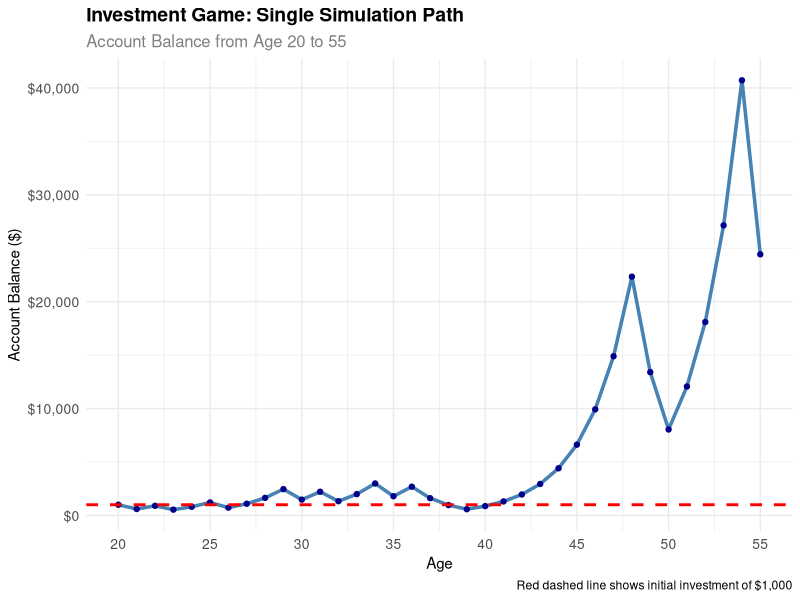
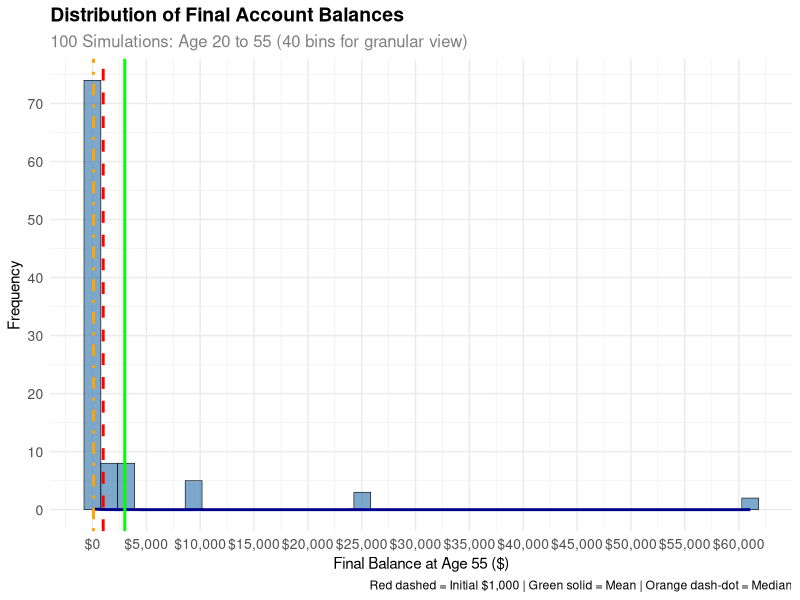
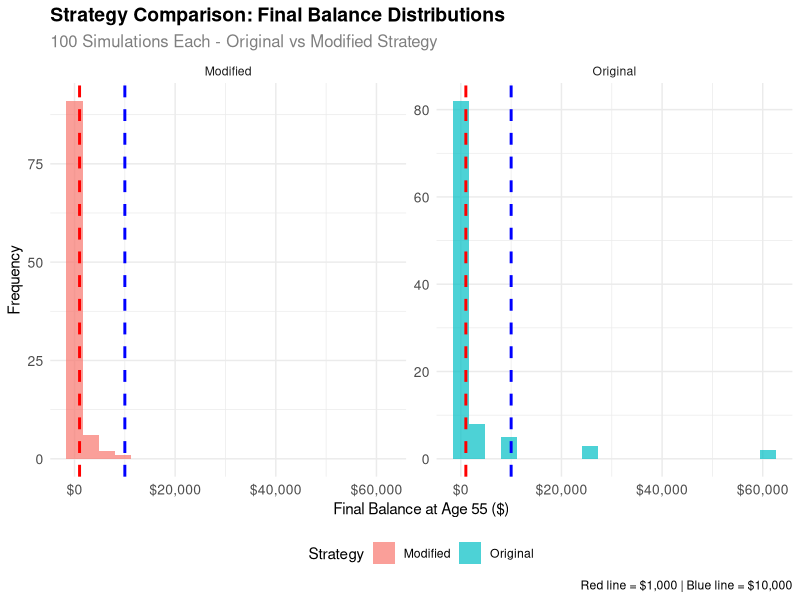

Write R code to recreate these figures, in order.
## ---- chunk 1
#| label: expected-value
#| echo: false

# Parameters for the original game
initial_balance <- 1000
heads_multiplier <- 1.5  # +50% gain
tails_multiplier <- 0.6  # -40% loss
probability_heads <- 0.5

# Calculate possible outcomes after 1 coin flip
heads_outcome <- initial_balance * heads_multiplier
tails_outcome <- initial_balance * tails_multiplier

# Calculate expected value
expected_value <- probability_heads * heads_outcome + (1 - probability_heads) * tails_outcome

# Display results
cat("Expected Value Analysis (1 coin flip):\n")
cat("=====================================\n")
cat("Initial balance: $", initial_balance, "\n", sep = "")
cat("Heads outcome (50% gain): $", heads_outcome, "\n", sep = "")
cat("Tails outcome (40% loss): $", tails_outcome, "\n", sep = "")
cat("Probability of heads: ", probability_heads, "\n", sep = "")
cat("Probability of tails: ", 1 - probability_heads, "\n", sep = "")
cat("\nExpected Value = P(Heads) × Heads_Outcome + P(Tails) × Tails_Outcome\n")
cat("Expected Value = ", probability_heads, " × $", heads_outcome, " + ", 1 - probability_heads, " × $", tails_outcome, "\n", sep = "")
cat("Expected Value = $", expected_value, "\n", sep = "")
cat("\nAnswer: The expected value after 1 coin flip is $", expected_value, "\n", sep = "")
## ---- chunk 2
#| label: expectation-reality
#| echo: false

# Use the same parameters from Question 1
initial_balance <- 1000
expected_value <- 1050  # From previous calculation

# Calculate the difference from initial balance
expected_difference <- expected_value - initial_balance
expected_return_percent <- (expected_difference / initial_balance) * 100

# Analysis
cat("Expectation vs. Reality Analysis:\n")
cat("===============================\n")
cat("Initial balance: $", initial_balance, "\n", sep = "")
cat("Expected value after 1 flip: $", expected_value, "\n", sep = "")
cat("Expected difference: $", expected_difference, "\n", sep = "")
cat("Expected return: ", expected_return_percent, "%\n", sep = "")
cat("\n")

# Determine if positive or negative
if (expected_difference > 0) {
  cat("✓ The expected value is POSITIVE\n")
  cat("✓ You expect your account to be worth MORE than $1,000\n")
  cat("✓ Expected gain: $", expected_difference, " (", expected_return_percent, "%)\n", sep = "")
} else if (expected_difference < 0) {
  cat("✗ The expected value is NEGATIVE\n")
  cat("✗ You expect your account to be worth LESS than $1,000\n")
  cat("✗ Expected loss: $", abs(expected_difference), " (", abs(expected_return_percent), "%)\n", sep = "")
} else {
  cat("= The expected value is ZERO\n")
  cat("= You expect your account to be worth the SAME as $1,000\n")
}

cat("\nKey Insight:\n")
cat("The positive expected value suggests this game is theoretically favorable.\n")
cat("However, this is just the average outcome - your actual result could be very different!\n")
## ---- chunk 3
#| label: single-simulation
#| echo: false

# Set seed for reproducibility
set.seed(123)

# Parameters
initial_balance <- 1000
heads_multiplier <- 1.5  # +50% gain
tails_multiplier <- 0.6  # -40% loss
n_years <- 35  # Assuming you start at age 20, play until 55

# Function to simulate one complete game
simulate_investment_game <- function(initial, years, heads_mult, tails_mult) {
  balance <- initial
  balance_history <- numeric(years + 1)
  balance_history[1] <- initial
  
  for (year in 1:years) {
    # Flip coin (1 = heads, 0 = tails)
    coin_flip <- rbinom(1, 1, 0.5)
    
    if (coin_flip == 1) {
      # Heads: gain 50%
      balance <- balance * heads_mult
    } else {
      # Tails: lose 40%
      balance <- balance * tails_mult
    }
    
    balance_history[year + 1] <- balance
  }
  
  return(balance_history)
}

# Run single simulation
simulation_result <- simulate_investment_game(initial_balance, n_years, heads_multiplier, tails_multiplier)

# Create data frame for plotting
simulation_data <- data.frame(
  year = 0:n_years,
  age = 20:(20 + n_years),
  balance = simulation_result
)

# Display key results
cat("Single Simulation Results:\n")
cat("========================\n")
cat("Initial balance (age 20): $", initial_balance, "\n", sep = "")
cat("Final balance (age 55): $", round(simulation_result[length(simulation_result)], 2), "\n", sep = "")
cat("Total return: $", round(simulation_result[length(simulation_result)] - initial_balance, 2), "\n", sep = "")
cat("Total return %: ", round(((simulation_result[length(simulation_result)] / initial_balance) - 1) * 100, 2), "%\n", sep = "")
cat("Maximum balance reached: $", round(max(simulation_result), 2), "\n", sep = "")
cat("Minimum balance reached: $", round(min(simulation_result), 2), "\n", sep = "")

# Create the plot
library(ggplot2)

ggplot(simulation_data, aes(x = age, y = balance)) +
  geom_line(color = "steelblue", linewidth = 1.2) +
  geom_point(color = "darkblue", size = 1.5) +
  geom_hline(yintercept = initial_balance, color = "red", linetype = "dashed", linewidth = 1) +
  labs(
    title = "Investment Game: Single Simulation Path",
    subtitle = "Account Balance from Age 20 to 55",
    x = "Age",
    y = "Account Balance ($)",
    caption = "Red dashed line shows initial investment of $1,000"
  ) +
  scale_y_continuous(labels = scales::dollar_format()) +
  theme_minimal() +
  theme(
    plot.title = element_text(size = 14, face = "bold"),
    plot.subtitle = element_text(size = 12, color = "gray50"),
    axis.text = element_text(size = 10),
    axis.title = element_text(size = 11)
  ) +
  scale_x_continuous(breaks = seq(20, 55, 5))

# Show first few and last few years
cat("\nFirst 10 years:\n")
print(simulation_data[1:11, c("age", "balance")])

cat("\nLast 10 years:\n")
print(simulation_data[(nrow(simulation_data)-9):nrow(simulation_data), c("age", "balance")])
## ---- chunk 4
#| label: multiple-simulations
#| echo: false

# Set seed for reproducibility
set.seed(123)

# Parameters
initial_balance <- 1000
heads_multiplier <- 1.5  # +50% gain
tails_multiplier <- 0.6  # -40% loss
n_years <- 35  # Age 20 to 55
n_simulations <- 100

# Function to simulate one complete game (same as Question 3)
simulate_investment_game <- function(initial, years, heads_mult, tails_mult) {
  balance <- initial
  for (year in 1:years) {
    coin_flip <- rbinom(1, 1, 0.5)
    if (coin_flip == 1) {
      balance <- balance * heads_mult
    } else {
      balance <- balance * tails_mult
    }
  }
  return(balance)
}

# Run 100 simulations
cat("Running 100 simulations...\n")
final_balances <- replicate(n_simulations, 
  simulate_investment_game(initial_balance, n_years, heads_multiplier, tails_multiplier))

# Create data frame for analysis
simulation_results <- data.frame(
  simulation = 1:n_simulations,
  final_balance = final_balances
)

# Calculate summary statistics
mean_balance <- mean(final_balances)
median_balance <- median(final_balances)
sd_balance <- sd(final_balances)
min_balance <- min(final_balances)
max_balance <- max(final_balances)
prob_above_initial <- mean(final_balances > initial_balance)
prob_above_10000 <- mean(final_balances > 10000)

# Display summary statistics
cat("\n100 Simulations Summary:\n")
cat("========================\n")
cat("Mean final balance: $", round(mean_balance, 2), "\n", sep = "")
cat("Median final balance: $", round(median_balance, 2), "\n", sep = "")
cat("Standard deviation: $", round(sd_balance, 2), "\n", sep = "")
cat("Minimum balance: $", round(min_balance, 2), "\n", sep = "")
cat("Maximum balance: $", round(max_balance, 2), "\n", sep = "")
cat("Probability above $1,000: ", round(prob_above_initial * 100, 1), "%\n", sep = "")
cat("Probability above $10,000: ", round(prob_above_10000 * 100, 1), "%\n", sep = "")

# Create probability distribution plot
library(ggplot2)

# Create the plot with more granular bins
p <- ggplot(simulation_results, aes(x = final_balance)) +
  geom_histogram(bins = 40, fill = "steelblue", alpha = 0.7, color = "black", linewidth = 0.2) +
  geom_density(aes(y = after_stat(count) * 1.5), color = "darkblue", linewidth = 1, alpha = 0.8) +
  geom_vline(xintercept = initial_balance, color = "red", linetype = "dashed", linewidth = 1) +
  geom_vline(xintercept = mean_balance, color = "green", linetype = "solid", linewidth = 1) +
  geom_vline(xintercept = median_balance, color = "orange", linetype = "dotdash", linewidth = 1) +
  labs(
    title = "Distribution of Final Account Balances",
    subtitle = "100 Simulations: Age 20 to 55 (40 bins for granular view)",
    x = "Final Balance at Age 55 ($)",
    y = "Frequency",
    caption = "Red dashed = Initial $1,000 | Green solid = Mean | Orange dash-dot = Median"
  ) +
  scale_x_continuous(labels = scales::dollar_format(), breaks = scales::pretty_breaks(n = 10)) +
  scale_y_continuous(breaks = scales::pretty_breaks(n = 8)) +
  theme_minimal() +
  theme(
    plot.title = element_text(size = 14, face = "bold"),
    plot.subtitle = element_text(size = 12, color = "gray50"),
    axis.text = element_text(size = 10),
    axis.title = element_text(size = 11),
    panel.grid.minor = element_line(color = "gray95", linewidth = 0.3)
  )

# Display the plot
print(p)

# Note: Plot will be automatically saved by Quarto

# Show distribution of results
cat("\nDistribution of Final Balances:\n")
cat("==============================\n")
cat("$0 - $100: ", sum(final_balances < 100), " simulations\n", sep = "")
cat("$100 - $1,000: ", sum(final_balances >= 100 & final_balances < 1000), " simulations\n", sep = "")
cat("$1,000 - $10,000: ", sum(final_balances >= 1000 & final_balances < 10000), " simulations\n", sep = "")
cat("$10,000 - $100,000: ", sum(final_balances >= 10000 & final_balances < 100000), " simulations\n", sep = "")
cat("$100,000+: ", sum(final_balances >= 100000), " simulations\n", sep = "")
## ---- chunk 5
#| label: probability-analysis
#| echo: false

# Use the same simulation results from Question 4
# (This assumes the 100 simulations were already run)
set.seed(123)

# Parameters
initial_balance <- 1000
heads_multiplier <- 1.5
tails_multiplier <- 0.6
n_years <- 35
n_simulations <- 100

# Function to simulate one complete game
simulate_investment_game <- function(initial, years, heads_mult, tails_mult) {
  balance <- initial
  for (year in 1:years) {
    coin_flip <- rbinom(1, 1, 0.5)
    if (coin_flip == 1) {
      balance <- balance * heads_mult
    } else {
      balance <- balance * tails_mult
    }
  }
  return(balance)
}

# Run 100 simulations (same as Question 4)
final_balances <- replicate(n_simulations, 
  simulate_investment_game(initial_balance, n_years, heads_multiplier, tails_multiplier))

# Calculate probability that balance > $1,000
prob_above_1000 <- mean(final_balances > 1000)
prob_below_1000 <- mean(final_balances <= 1000)

# Calculate additional probability thresholds
prob_above_10000 <- mean(final_balances > 10000)
prob_above_100000 <- mean(final_balances > 100000)

# Calculate confidence interval for the probability
n_sims <- length(final_balances)
se <- sqrt(prob_above_1000 * (1 - prob_above_1000) / n_sims)
ci_lower <- prob_above_1000 - 1.96 * se
ci_upper <- prob_above_1000 + 1.96 * se

# Display results
cat("Probability Analysis Results:\n")
cat("============================\n")
cat("Based on 100 simulations:\n\n")

cat("Probability that balance > $1,000 at age 55:\n")
cat("  Point estimate: ", round(prob_above_1000 * 100, 1), "%\n", sep = "")
cat("  95% Confidence Interval: [", round(ci_lower * 100, 1), "%, ", round(ci_upper * 100, 1), "%]\n", sep = "")
cat("  Number of simulations above $1,000: ", sum(final_balances > 1000), " out of ", n_sims, "\n", sep = "")

cat("\nAdditional Probability Thresholds:\n")
cat("  Probability > $10,000: ", round(prob_above_10000 * 100, 1), "%\n", sep = "")
cat("  Probability > $100,000: ", round(prob_above_100000 * 100, 1), "%\n", sep = "")

cat("\nInterpretation:\n")
if (prob_above_1000 > 0.5) {
  cat("  ✓ More likely than not to end up above $1,000\n")
} else {
  cat("  ✗ More likely to end up at or below $1,000\n")
}

cat("\nRisk Assessment:\n")
cat("  Probability of losing money: ", round(prob_below_1000 * 100, 1), "%\n", sep = "")
cat("  Expected final balance: $", round(mean(final_balances), 2), "\n", sep = "")
cat("  Median final balance: $", round(median(final_balances), 2), "\n", sep = "")

# Show distribution summary
cat("\nDistribution Summary:\n")
cat("  Minimum: $", round(min(final_balances), 2), "\n", sep = "")
cat("  Maximum: $", round(max(final_balances), 2), "\n", sep = "")
cat("  Standard deviation: $", round(sd(final_balances), 2), "\n", sep = "")
## ---- chunk 6
#| label: strategy-comparison
#| #| echo: false
# Question 6: Strategy Comparison
# Set seed for reproducibility
set.seed(123)

# Parameters for both strategies
initial_balance <- 1000
n_years <- 35  # Age 20 to 55
n_simulations <- 100

# Original strategy parameters
orig_heads_multiplier <- 1.5  # +50% gain
orig_tails_multiplier <- 0.6  # -40% loss

# Modified strategy parameters (bet exactly 50% of current balance)
mod_heads_multiplier <- 1.5  # +50% gain on the 50% bet
mod_tails_multiplier <- 0.5  # -50% loss on the 50% bet

# Function to simulate original strategy
simulate_original_strategy <- function(initial, years, heads_mult, tails_mult) {
  balance <- initial
  for (year in 1:years) {
    coin_flip <- rbinom(1, 1, 0.5)
    if (coin_flip == 1) {
      balance <- balance * heads_mult
    } else {
      balance <- balance * tails_mult
    }
  }
  return(balance)
}

# Function to simulate modified strategy (bet 50% of current balance)
simulate_modified_strategy <- function(initial, years) {
  balance <- initial
  for (year in 1:years) {
    coin_flip <- rbinom(1, 1, 0.5)
    bet_amount <- balance * 0.5  # Bet exactly 50% of current balance
    
    if (coin_flip == 1) {
      # Heads: gain 50% on the bet
      balance <- balance - bet_amount + (bet_amount * 1.5)
    } else {
      # Tails: lose 50% on the bet
      balance <- balance - bet_amount + (bet_amount * 0.5)
    }
  }
  return(balance)
}

# Run 100 simulations for original strategy
cat("Running 100 simulations for Original Strategy...\n")
orig_final_balances <- replicate(n_simulations, 
  simulate_original_strategy(initial_balance, n_years, orig_heads_multiplier, orig_tails_multiplier))

# Run 100 simulations for modified strategy
cat("Running 100 simulations for Modified Strategy...\n")
mod_final_balances <- replicate(n_simulations, 
  simulate_modified_strategy(initial_balance, n_years))

# Calculate probabilities for both strategies
orig_prob_above_1000 <- mean(orig_final_balances > 1000)
orig_prob_above_10000 <- mean(orig_final_balances > 10000)
mod_prob_above_1000 <- mean(mod_final_balances > 1000)
mod_prob_above_10000 <- mean(mod_final_balances > 10000)

# Calculate summary statistics
orig_mean <- mean(orig_final_balances)
orig_median <- median(orig_final_balances)
orig_sd <- sd(orig_final_balances)
mod_mean <- mean(mod_final_balances)
mod_median <- median(mod_final_balances)
mod_sd <- sd(mod_final_balances)

# Display comparison results
cat("\nStrategy Comparison Results:\n")
cat("============================\n\n")

cat("ORIGINAL STRATEGY (100% of balance at risk):\n")
cat("  Mean final balance: $", round(orig_mean, 2), "\n", sep = "")
cat("  Median final balance: $", round(orig_median, 2), "\n", sep = "")
cat("  Standard deviation: $", round(orig_sd, 2), "\n", sep = "")
cat("  Probability > $1,000: ", round(orig_prob_above_1000 * 100, 1), "%\n", sep = "")
cat("  Probability > $10,000: ", round(orig_prob_above_10000 * 100, 1), "%\n", sep = "")
cat("  Min balance: $", round(min(orig_final_balances), 2), "\n", sep = "")
cat("  Max balance: $", round(max(orig_final_balances), 2), "\n", sep = "")

cat("\nMODIFIED STRATEGY (50% of balance at risk):\n")
cat("  Mean final balance: $", round(mod_mean, 2), "\n", sep = "")
cat("  Median final balance: $", round(mod_median, 2), "\n", sep = "")
cat("  Standard deviation: $", round(mod_sd, 2), "\n", sep = "")
cat("  Probability > $1,000: ", round(mod_prob_above_1000 * 100, 1), "%\n", sep = "")
cat("  Probability > $10,000: ", round(mod_prob_above_10000 * 100, 1), "%\n", sep = "")
cat("  Min balance: $", round(min(mod_final_balances), 2), "\n", sep = "")
cat("  Max balance: $", round(max(mod_final_balances), 2), "\n", sep = "")

# Create comparison data frame
comparison_data <- data.frame(
  Strategy = rep(c("Original", "Modified"), each = n_simulations),
  Final_Balance = c(orig_final_balances, mod_final_balances)
)

# Create comparison plot
library(ggplot2)

p_comparison <- ggplot(comparison_data, aes(x = Final_Balance, fill = Strategy)) +
  geom_histogram(alpha = 0.7, bins = 20, position = "identity") +
  geom_vline(xintercept = 1000, color = "red", linetype = "dashed", linewidth = 1) +
  geom_vline(xintercept = 10000, color = "blue", linetype = "dashed", linewidth = 1) +
  facet_wrap(~ Strategy, scales = "free_y") +
  labs(
    title = "Strategy Comparison: Final Balance Distributions",
    subtitle = "100 Simulations Each - Original vs Modified Strategy",
    x = "Final Balance at Age 55 ($)",
    y = "Frequency",
    caption = "Red line = $1,000 | Blue line = $10,000"
  ) +
  scale_x_continuous(labels = scales::dollar_format()) +
  theme_minimal() +
  theme(
    plot.title = element_text(size = 14, face = "bold"),
    plot.subtitle = element_text(size = 12, color = "gray50"),
    axis.text = element_text(size = 10),
    axis.title = element_text(size = 11),
    legend.position = "bottom"
  )

print(p_comparison)

# Statistical comparison
cat("\nSTATISTICAL COMPARISON:\n")
cat("======================\n")
cat("Difference in mean final balance: $", round(mod_mean - orig_mean, 2), "\n", sep = "")
cat("Difference in probability > $1,000: ", round((mod_prob_above_1000 - orig_prob_above_1000) * 100, 1), " percentage points\n", sep = "")
cat("Difference in probability > $10,000: ", round((mod_prob_above_10000 - orig_prob_above_10000) * 100, 1), " percentage points\n", sep = "")

# Risk assessment
cat("\nRISK ASSESSMENT:\n")
cat("================\n")
cat("Original strategy volatility (CV): ", round(orig_sd / orig_mean, 3), "\n", sep = "")
cat("Modified strategy volatility (CV): ", round(mod_sd / mod_mean, 3), "\n", sep = "")

if (mod_sd / mod_mean < orig_sd / orig_mean) {
  cat("✓ Modified strategy has LOWER relative volatility\n")
} else {
  cat("✗ Modified strategy has HIGHER relative volatility\n")
}

cat("\nCONCLUSION:\n")
cat("===========\n")
if (mod_prob_above_10000 > orig_prob_above_10000) {
  cat("✓ Modified strategy has HIGHER probability of reaching $10,000+\n")
} else {
  cat("✗ Modified strategy has LOWER probability of reaching $10,000+\n")
}

if (mod_prob_above_1000 > orig_prob_above_1000) {
  cat("✓ Modified strategy has HIGHER probability of staying above $1,000\n")
} else {
  cat("✗ Modified strategy has LOWER probability of staying above $1,000\n")
}
